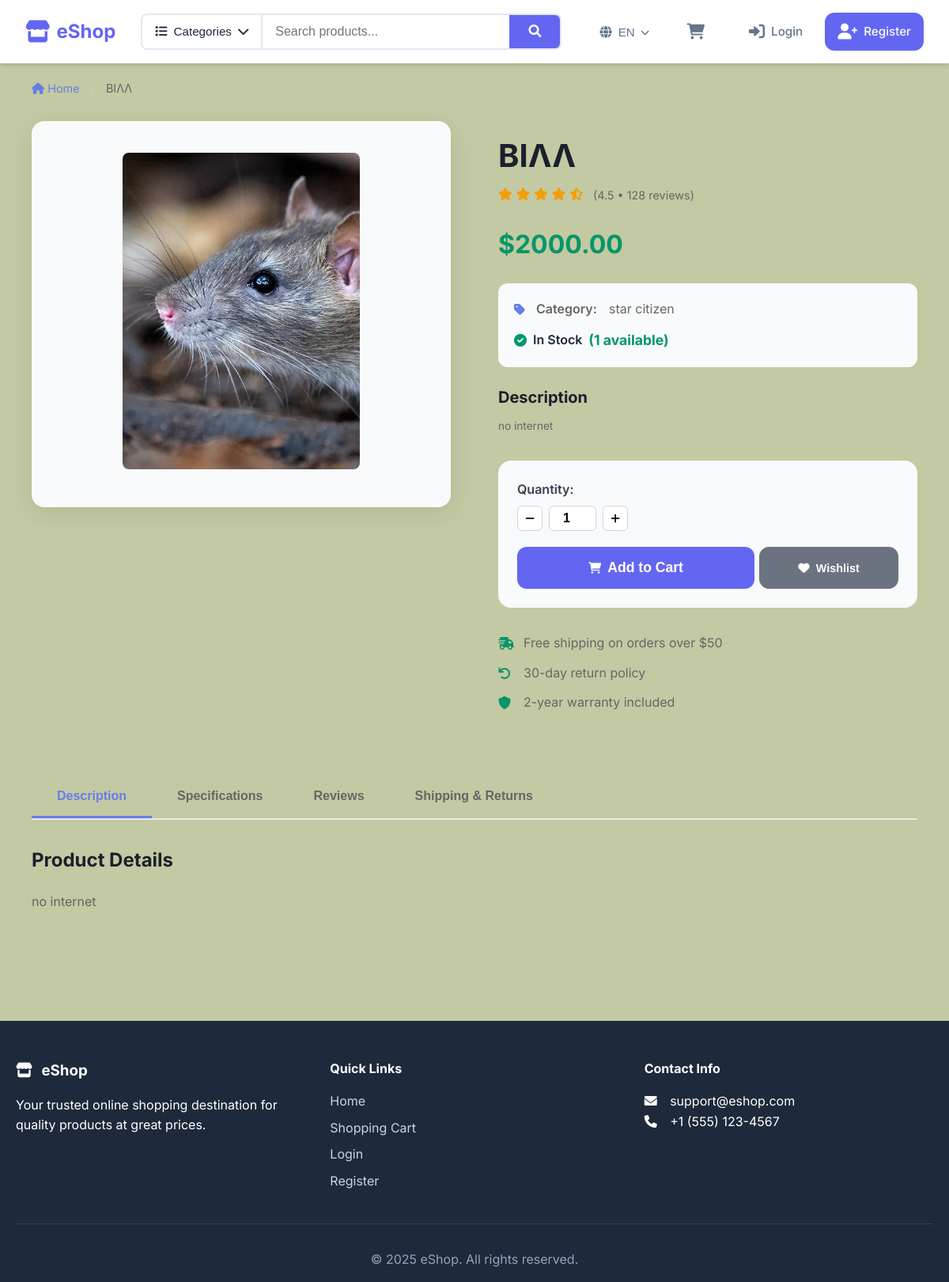
The app's page /product/12, older data.
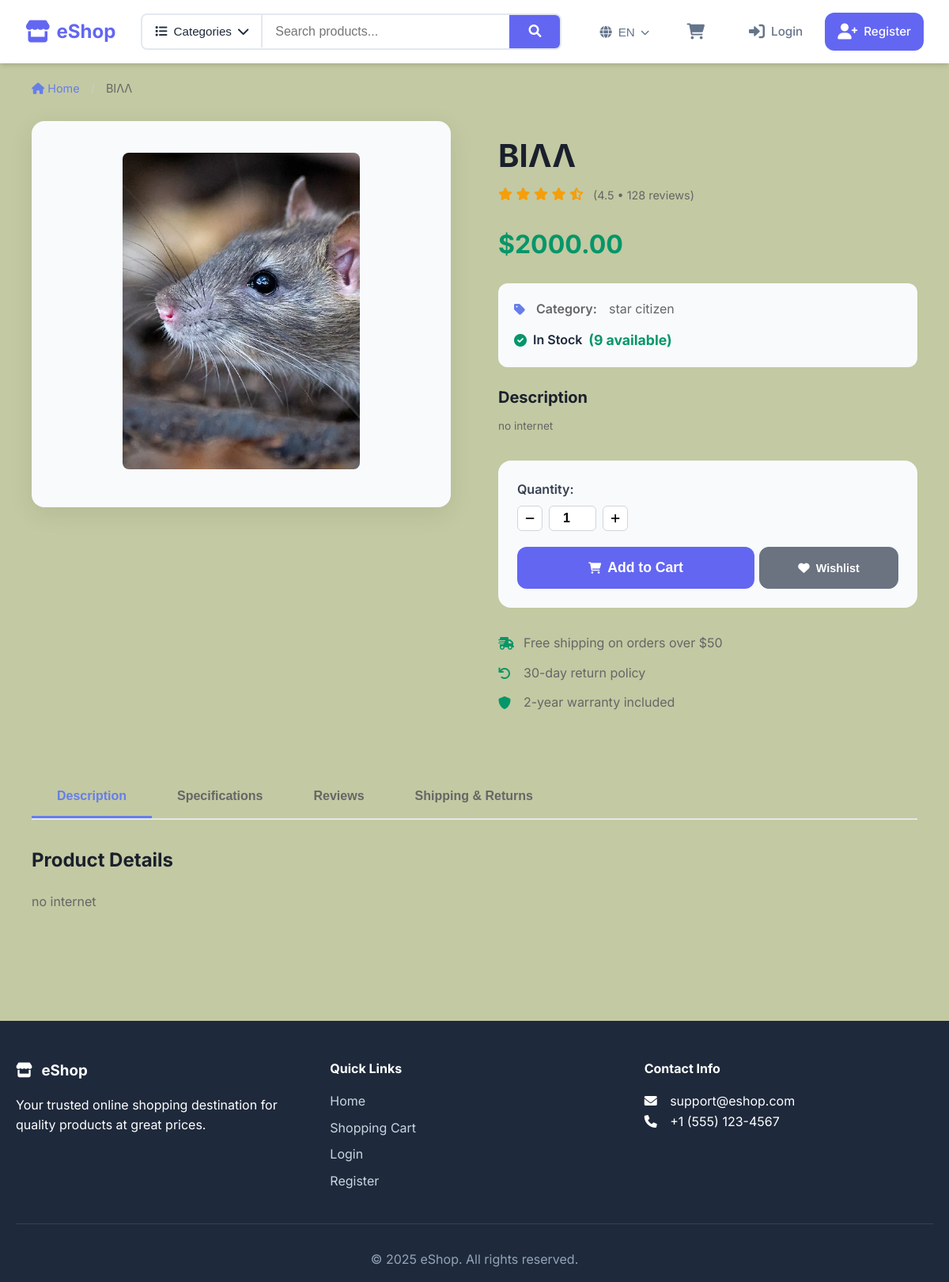
The same page, newer data.
### tables this page shows
CREATE TABLE products(
            product_id INTEGER PRIMARY KEY AUTOINCREMENT,
            name VARCHAR(100) NOT NULL,
            description TEXT,
            price DECIMAL(10,2) NOT NULL,
            stock_quantity INTEGER NOT NULL DEFAULT 0,
            category VARCHAR(50),
            image_url VARCHAR(255),
            created_at TIMESTAMP DEFAULT CURRENT_TIMESTAMP
        );

### app.py (the view)
@app.route("/product/<int:product_id>")
def product_detail(product_id):
    try:
        with get_cursor() as cur:
            cur.execute("SELECT * FROM products WHERE product_id = ?", (product_id,))
            product = cur.fetchone()
        if not product:
            flash('Product not found', 'danger')
            return redirect(url_for('home'))
        return render_template('product.html', product=product)
    except Exception as e:
        flash(f"Error loading product: {str(e)}", 'danger')
        return redirect(url_for('home'))

### app.py (called while the page is built)
@app.context_processor
def utility_processor():
    def get_image_url(image_url):
        if not image_url:
            return url_for('static', filename='images/placeholder.png')
        if image_url.startswith('uploads/'):
            return url_for('static', filename=image_url)
        return image_url
    categories = []
    try:
        with get_cursor() as cur:
            cur.execute("SELECT DISTINCT category FROM products WHERE category IS NOT NULL AND category != '' ORDER BY category")
            categories = [row[0] for row in cur.fetchall()]
    except:
        pass
    return dict(get_image_url=get_image_url, global_categories=categories)

def get_db():
    db = getattr(g, '_database', None)
    if db is None:
        db = g._database = sqlite3.connect(DATABASE)
        db.row_factory = sqlite3.Row
    return db

@app.teardown_appcontext
def close_connection(exception):
    db = getattr(g, '_database', None)
    if db is not None:
        db.close()

@contextmanager
def get_cursor():
    db = get_db()
    cursor = db.cursor()
    try:
        yield cursor
        db.commit()
    except Exception as e:
        db.rollback()
        raise e
    finally:
        cursor.close()

### templates/product.html (shortened to what the changed rows need)
{% extends "base.html" %}
{% block content %}
<div class="product-page">
    <div class="product-breadcrumb">
        <a href="{{ url_for('home') }}" class="breadcrumb-link">
            <i class="fas fa-home"></i> Home
        </a>
        <span class="breadcrumb-separator">/</span>
        <span class="breadcrumb-current">{{ product.name }}</span>
    </div>
    <div class="product-layout">
        <div class="product-gallery">
            <div class="main-image-container">
                <img src="{{ get_image_url(product.image_url) }}"
                     alt="{{ product.name }}"
                     class="main-product-image"
                     id="mainProductImage">
            </div>
        </div>
        <div class="product-details">
            <div class="product-header">
                <h1 class="product-title">{{ product.name }}</h1>
                <div class="product-rating">
                    <div class="stars">
                    </div>
                    <span class="rating-text">(4.5 • 128 reviews)</span>
                </div>
            </div>
            <div class="product-pricing">
                <div class="current-price">${{ "%.2f"|format(product.price) }}</div>
            </div>
            <div class="product-meta">
                <div class="meta-item">
                    <i class="fas fa-tag"></i>
                    <span class="meta-label">Category:</span>
                    <span class="meta-value">{{ product.category or 'General' }}</span>
                </div>
                {% if product.stock_quantity > 0 %}
                    <div class="stock-available">
                        <i class="fas fa-check-circle"></i>
                        <span class="stock-text">In Stock</span>
                        <span class="stock-quantity">({{ product.stock_quantity }} available)</span>
                    </div>
                {% else %}
                    <div class="stock-unavailable">
                        <i class="fas fa-times-circle"></i>
                        <span class="stock-text">Out of Stock</span>
                    </div>
                {% endif %}
            </div>
            <div class="product-description">
                <h3>Description</h3>
                <p>{{ product.description or 'No description available for this product.' }}</p>
            </div>
            {% if product.stock_quantity > 0 %}
            <div class="purchase-section">
                <form action="{{ url_for('add_to_cart') }}" method="post" class="add-to-cart-form">
                    <div class="quantity-selector">
                        <label for="quantity">Quantity:</label>
                        <div class="quantity-controls">
                            <button type="button" class="quantity-btn" onclick="decreaseQuantity()">
                                <i class="fas fa-minus"></i>
                            </button>
                            <input type="number" id="quantity" name="quantity"
                                   value="1" min="1" max="{{ product.stock_quantity }}"
                                   class="quantity-input">
                            <button type="button" class="quantity-btn" onclick="increaseQuantity()">
                                <i class="fas fa-plus"></i>
                            </button>
                        </div>
                    </div>
                    <div class="action-buttons">
                        <button type="submit" class="btn btn-primary btn-add-to-cart">
                            <i class="fas fa-shopping-cart"></i>
                            Add to Cart
                        </button>
                        <button type="button" class="btn btn-secondary btn-wishlist">
                            <i class="fas fa-heart"></i>
                            Wishlist
                        </button>
                    </div>
                </form>
            </div>
            {% endif %}
        </div>
    </div>
    <div class="product-tabs">
        <div class="tabs-content">
            <div class="tab-pane active" id="description">
                <h3>Product Details</h3>
                <p>{{ product.description or 'Detailed product description coming soon.' }}</p>
            </div>
        </div>
    </div>
</div>
{% endblock %}

Row changes from the older to the newer data that the page shows:
changed products "ΒΙΛΛ": stock_quantity "1" → "9"; quantity "1" → (not shown)
Text that changed along with them:
form field quantity: (not shown) → "1"
